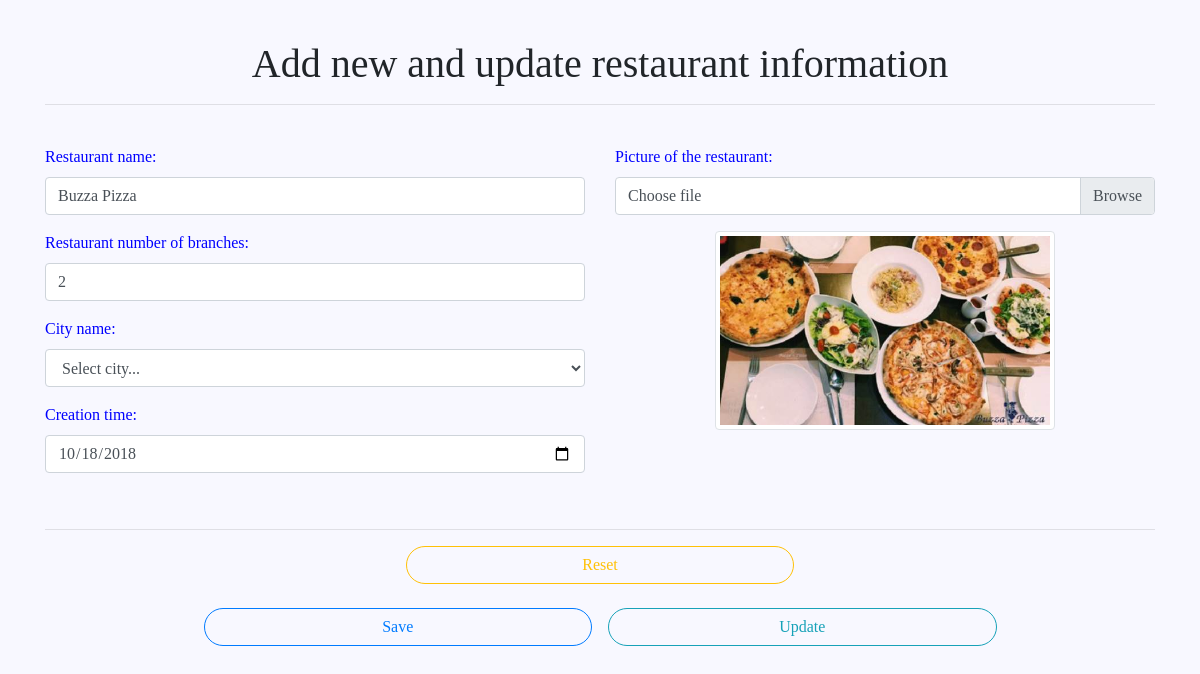
Screenshot of /SERVER/foody-admin/src/admin/modules/user/restaurant/formAddEditRestaurant.php?editRes=2 (signed in) with the database file from the repository.
### tables this page shows
CREATE TABLE `restaurants` (
  `id` int(11) NOT NULL,
  `res_code` varchar(255) NOT NULL,
  `res_name` text NOT NULL,
  `number_of_branches` int(11) NOT NULL,
  `image_address` text NOT NULL,
  `city_code` varchar(255) NOT NULL,
  `action_like` int(1) NOT NULL,
  `action_touch` int(1) NOT NULL,
  `create_at` date NOT NULL,
  `update_at` date NOT NULL
);

### SERVER/foody-admin/src/admin/modules/user/restaurant/importLibs.php (called while the page is built, shortened)
<?php
require 'Restaurant.php';
$restaurant = new Restaurant();
require 'updateRestaurant.php';

### SERVER/foody-admin/src/admin/modules/user/restaurant/Restaurant.php (called while the page is built, shortened)
<?php
class Restaurant
{
    private $resName;
    private $numberOfBranches;
    private $create_at;
    public function getResName()
    {
        return $this->resName;
    }
    public function setResName($resName)
    {
        $this->resName = $resName;
        return $this;
    }
    public function getImageAddress()
    {
        return $this->imageAddress;
    }
    public function setImageAddress($imageAddress)
    {
        $this->imageAddress = $imageAddress;
        return $this;
    }
    public function getCreate_at()
    {
        return $this->create_at;
    }
    public function setCreate_at($create_at)
    {
        $this->create_at = $create_at;
        return $this;
    }
    public function getNumberOfBranches()
    {
        return $this->numberOfBranches;
    }
    public function setNumberOfBranches($numberOfBranches)
    {
        $this->numberOfBranches = $numberOfBranches;
        return $this;
    }
}

### SERVER/foody-admin/src/admin/modules/user/restaurant/updateRestaurant.php (called while the page is built, shortened)
<?php
if (isset($_GET['editRes'])) {
    $id = $_GET['editRes'];
    $rec = mysqli_query($connect, "select * from restaurants where id=$id");
}

### SERVER/foody-admin/src/admin/modules/user/restaurant/formAddEditRestaurant.php (the view, shortened to what this page needs)
<?php
require 'importLibs.php';
?>
<!DOCTYPE html>
<html lang="en">
<head>
    <link rel="stylesheet" href="https://maxcdn.bootstrapcdn.com/bootstrap/4.1.3/css/bootstrap.min.css">
</head>
<body>
    <div class="container">
        <h1 style="text-align: center">Add new and update restaurant information</h1>
        <hr>
        <form action='formAddEditRestaurant.php' method="POST" enctype="multipart/form-data">
            <div class="row">
                <div class="col-lg-6 col-md-6 col-sm-12 col-12">
                    <div>
                    </div>
                    <div class="form-group">
                        <label for="resNameNew">Restaurant name:</label>
                        <input type="text" class="form-control" id="resNameNew" placeholder="Enter restaurant name" name="resNameNew" value="<?php echo $restaurant->getResName(); ?>">
                    </div>
                    <div class="form-group">
                        <label for="numberOfBranches">Restaurant number of branches:</label>
                        <input type="number" class="form-control" id="numberOfBranches" placeholder="Enter restaurant number of branches" name="numberOfBranches" value="<?php echo $restaurant->getNumberOfBranches(); ?>">
                    </div>
                    <div class="form-group">
                        <label for="resCityCode">City name:</label>
                        <select name="resCityCode" id="resCityCode" class="form-control">
                            <option value="">
                                    Select city...
                            </option>
                        </select>
                    </div>
                    <div class="form-group">
                        <label for="resCreate">Creation time:</label>
                        <input type="date" class="form-control" id="resCreate" placeholder="Enter creation time" name="resCreate" value="<?php echo $restaurant->getCreate_at(); ?>">
                    </div>
                </div>
                <div class="col-lg-6 col-md-6 col-sm-12 col-12">
                    <br>
                    <div class="form-group">
                        <label for="resImage">Picture of the restaurant:</label>
                        <div class="input-group mb-3">
                            <div class="custom-file">
                                <label class="custom-file-label" for="inputGroupFile01">
                                    Choose file
                                </label>
                            </div>
                        </div>
                    </div>
                    <div class="form-group" style="text-align: center">
                        <img id="blah" class="img-thumbnail" src="<?php echo $restaurant->getImageAddress(); ?>" alt="" srcset="" width="340px">
                    </div>
                </div>
            </div>
            <div>
                <br><hr>
                <div class="form-group" style="text-align: center;">
                    <a class="btn btn-outline-warning" style="width: 35%; border-radius: 20px" href="formAddEditRestaurant.php">Reset</a>
                    <br><br>
                    <button type="submit" id="btnSaveRes" name="btnSaveRes" class="btn btn-outline-primary" style="width: 35%; border-radius: 20px">Save</button>
                    <span>&nbsp;&nbsp;</span>
                    <button type="submit" id="btnUpdateRes" name="btnUpdateRes" class="btn btn-outline-info" style="width: 35%; border-radius: 20px">Update</button>
                </div>
            </div>
        </form>
    </div>
</body>
</html>

### SERVER/foody-admin/src/admin/modules/user/restaurant/formAddEditRestaurant.php (style rules this page uses)
body { font-family: Serif; margin-bottom: 30px; margin-top:40px; background-color: #F8F8FF; }
label { color: blue; }

### rows the page displays
restaurants: resNameNew "Buzza Pizza", numberOfBranches "2", resCreate "10/18/2018", image_address (picture)
